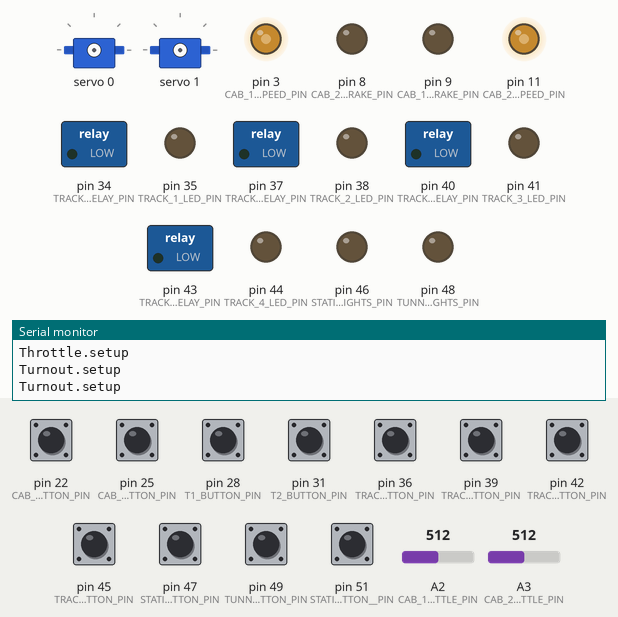
Bench run of a sketch on a simulated Arduino Mega 2560, built with avr-gcc and run on an emulated ATmega2560. Parts: 2 × servo, switched loads named in the sketch (green lamp = pin HIGH), output pins drawn as LEDs (lit = HIGH), the last lines printed to the serial monitor. Inputs (shaded band) come from the test bench; at power-on: pin 22 (CAB_1_BUTTON_PIN), pin 25 (CAB_2_BUTTON_PIN), pin 28 (T1_BUTTON_PIN), pin 31 (T2_BUTTON_PIN), pin 36 (TRACK_1_BUTTON_PIN), pin 39 (TRACK_2_BUTTON_PIN), pin 42 (TRACK_3_BUTTON_PIN), pin 45 (TRACK_4_BUTTON_PIN), pin 47 (STATION_LIGHTS_BUTTON_PIN), pin 49 (TUNNEL_LIGHTS_BUTTON_PIN), pin 51 (STATION_SOUNDS_BUTTON__PIN) HIGH, A2 (CAB_1_TROTTLE_PIN) = 512, A3 (CAB_2_TROTTLE_PIN) = 512.

Above: at 1.2 s.
1.3 s: pin 28 (T1_BUTTON_PIN) pulled LOW for 0.15 s
2.9 s: A2 (CAB_1_TROTTLE_PIN) set to 660
At 3.4 s:
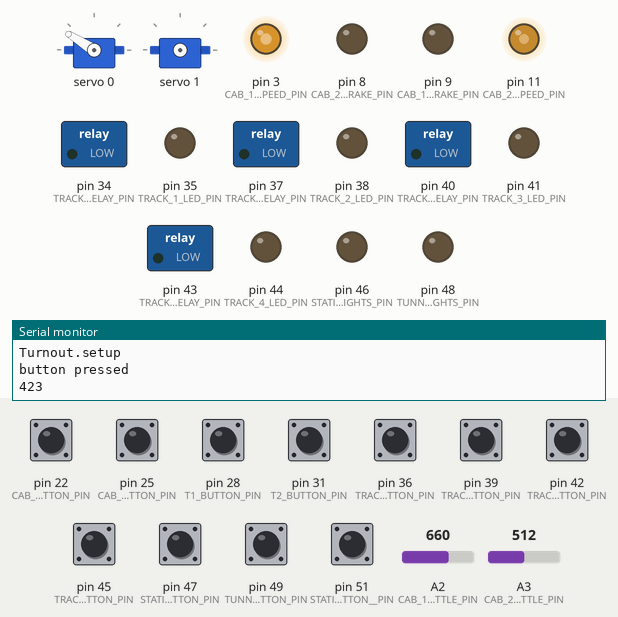
4.4 s: A3 (CAB_2_TROTTLE_PIN) set to 660
At 5.6 s:
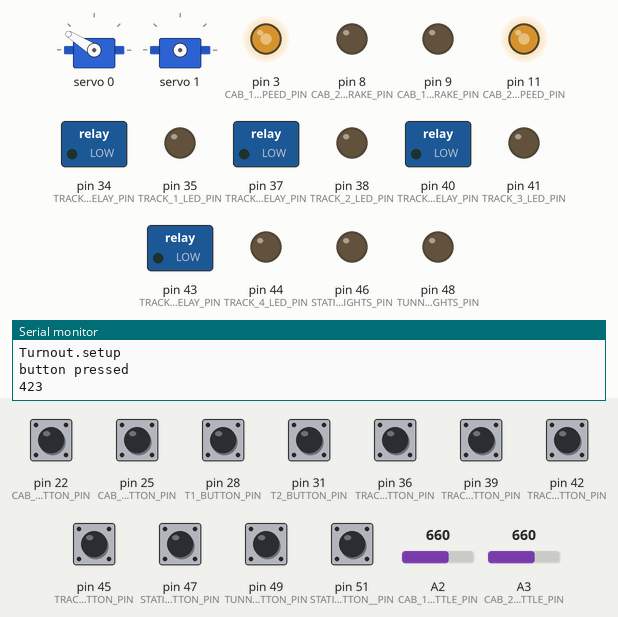
5.9 s: pin 31 (T2_BUTTON_PIN) pulled LOW for 0.15 s
7.5 s: pin 28 (T1_BUTTON_PIN) pulled LOW for 1 s
At 8.1 s:
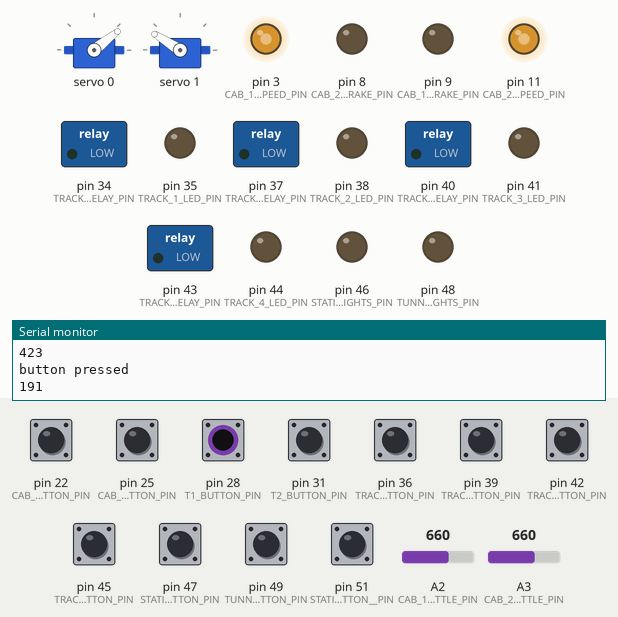
10.0 s: A2 (CAB_1_TROTTLE_PIN) set to 511
At 11.2 s:
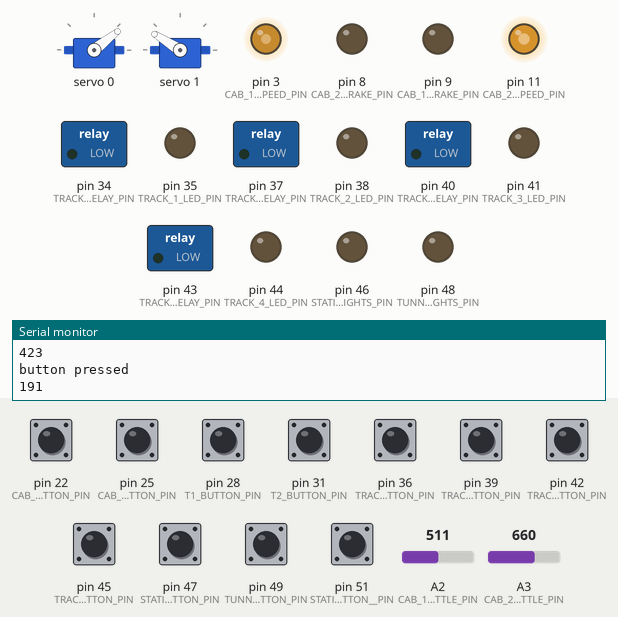
Timing chart, 0 to 12.5 s (numbered marks = the images above; inputs shaded):
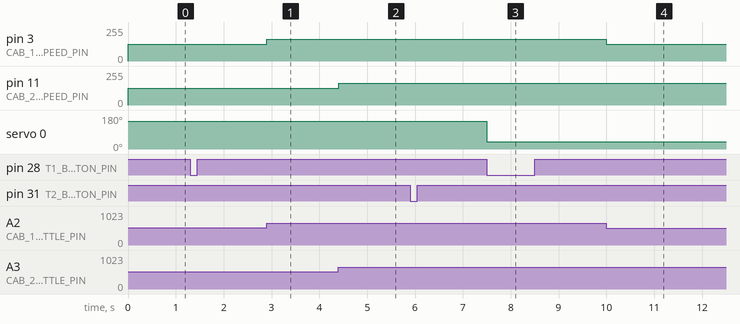

Measured:
- after the input at 2.9 s, pin 3 (CAB_1_SPEED_PIN): 127/255 → 164/255 at once
- after the input at 4.4 s, pin 11 (CAB_2_SPEED_PIN): 127/255 → 164/255 at once
- after the input at 7.5 s, servo 0: 148° → 38° at once
- after the input at 10.0 s, pin 3 (CAB_1_SPEED_PIN): 164/255 → 127/255 at once

The sketch:

dctraincontrol.ino
```cpp
#include "Cab.h"
#include "Turnout.h"
#include "Track.h"
#include "Effect.h"
#include <Adafruit_PWMServoDriver.h>

Adafruit_PWMServoDriver pwm = Adafruit_PWMServoDriver();

// PWM
#define FREQUENCY 50

// Cab 1
#define CAB_1_TROTTLE_PIN A2
#define CAB_1_BUTTON_PIN 22
#define CAB_1_FWD_PIN 23
#define CAB_1_REV_PIN 24
#define CAB_1_POWER_PIN 12
#define CAB_1_BRAKE_PIN 9
#define CAB_1_SPEED_PIN 3

// Cab 2
#define CAB_2_TROTTLE_PIN A3
#define CAB_2_BUTTON_PIN 25
#define CAB_2_FWD_PIN 26
#define CAB_2_REV_PIN 27
#define CAB_2_POWER_PIN 13
#define CAB_2_BRAKE_PIN 8
#define CAB_2_SPEED_PIN 11

// Turnout 1 (Red)
#define T1_SERVO_IDX 0
#define T1_BUTTON_PIN 28
#define T1_STRAIGHT_PIN 29
#define T1_DIVERGENT_PIN 30
#define T1_STRAIGHT_ANGLE 30
#define T1_DIVERGENT_ANGLE 150

// Turnout 2 (Green)
#define T2_SERVO_IDX 1
#define T2_BUTTON_PIN 31
#define T2_STRAIGHT_PIN 32
#define T2_DIVERGENT_PIN 33
#define T2_STRAIGHT_ANGLE 30
#define T2_DIVERGENT_ANGLE 150

// Track 1
#define TRACK_1_RELAY_PIN 34
#define TRACK_1_LED_PIN 35
#define TRACK_1_BUTTON_PIN 36

// Track 2
#define TRACK_2_RELAY_PIN 37
#define TRACK_2_LED_PIN 38
#define TRACK_2_BUTTON_PIN 39

// Track 3
#define TRACK_3_RELAY_PIN 40
#define TRACK_3_LED_PIN 41
#define TRACK_3_BUTTON_PIN 42

// Track 4
#define TRACK_4_RELAY_PIN 43
#define TRACK_4_LED_PIN 44
#define TRACK_4_BUTTON_PIN 45

// Effect: Station Lighting
#define STATION_LIGHTS_PIN 46
#define STATION_LIGHTS_BUTTON_PIN 47

// Effect: Tunnel Lights
#define TUNNEL_LIGHTS_PIN 48
#define TUNNEL_LIGHTS_BUTTON_PIN 49

// Effect: Station Sounds
#define STATION_SOUNDS_PIN 50
#define STATION_SOUNDS_BUTTON__PIN 51

Cab cab1 = Cab(CAB_1_TROTTLE_PIN, CAB_1_BUTTON_PIN, CAB_1_POWER_PIN, CAB_1_BRAKE_PIN, CAB_1_SPEED_PIN, CAB_1_FWD_PIN, CAB_1_REV_PIN);
Cab cab2 = Cab(CAB_2_TROTTLE_PIN, CAB_2_BUTTON_PIN, CAB_2_POWER_PIN, CAB_2_BRAKE_PIN, CAB_2_SPEED_PIN, CAB_2_FWD_PIN, CAB_2_REV_PIN);

Turnout turnout1 = Turnout(T1_SERVO_IDX, T1_STRAIGHT_ANGLE, T1_DIVERGENT_ANGLE, T1_BUTTON_PIN, T1_STRAIGHT_PIN, T1_DIVERGENT_PIN);
Turnout turnout2 = Turnout(T2_SERVO_IDX, T2_STRAIGHT_ANGLE, T2_DIVERGENT_ANGLE, T2_BUTTON_PIN, T2_STRAIGHT_PIN, T2_DIVERGENT_PIN);

Track track1 = Track(TRACK_1_BUTTON_PIN, TRACK_1_RELAY_PIN, TRACK_1_LED_PIN);
Track track2 = Track(TRACK_2_BUTTON_PIN, TRACK_2_RELAY_PIN, TRACK_2_LED_PIN);
Track track3 = Track(TRACK_3_BUTTON_PIN, TRACK_3_RELAY_PIN, TRACK_3_LED_PIN);
Track track4 = Track(TRACK_4_BUTTON_PIN, TRACK_4_RELAY_PIN, TRACK_4_LED_PIN);

Effect stationLights = Effect(STATION_LIGHTS_BUTTON_PIN, STATION_LIGHTS_PIN);
Effect tunnelLights = Effect(TUNNEL_LIGHTS_BUTTON_PIN, TUNNEL_LIGHTS_PIN);
Effect stationSounds = Effect(STATION_SOUNDS_BUTTON__PIN, STATION_SOUNDS_PIN);

void setup() {
  Serial.begin(9600);

  pwm.begin();
  pwm.setPWMFreq(FREQUENCY);

  cab1.setup();
  cab2.setup();

  turnout1.setup(pwm);
  turnout2.setup(pwm);

  track1.setup();
  track2.setup();
  track3.setup();
  track4.setup();

  stationLights.setup();
  tunnelLights.setup();
  stationSounds.setup();
}

void loop() {
  cab1.loop();
  cab2.loop();

  turnout1.loop();
  turnout2.loop();

  track1.loop();
  track2.loop();
  track3.loop();
  track4.loop();

  stationLights.loop();
  tunnelLights.loop();
  stationSounds.loop();
}
```

Cab.cpp
```cpp
#include "Cab.h"
#include "Throttle.h"
#include <Pushbutton.h>

Cab::Cab(int throttlePin, int switchPin, int powerPin, int brakePin, int speedPin, int fwdLedIndex, int revLedIndex)
      : button(switchPin) {
  this->throttlePin = throttlePin;
  this->switchPin = switchPin;
  this->powerPin = powerPin;
  this->brakePin = brakePin;
  this->speedPin = speedPin;
  this->fwdLedIndex = fwdLedIndex;
  this->revLedIndex = revLedIndex;
  this->currentDirection = HIGH;
  this->currentSpeed = 0;
}

void Cab::setup() {
  this->throttle.setup(this->throttlePin, this->speedPin);

  pinMode(this->powerPin, OUTPUT);
  pinMode(this->brakePin, OUTPUT);
}


void Cab::loop() {
  this->throttle.loop();

  if (button.getSingleDebouncedPress()) {
    Serial.println("button pressed");
    this->currentDirection = this->currentDirection == HIGH ? LOW : HIGH;
    digitalWrite(this->powerPin, this->currentDirection);
    digitalWrite(this->brakePin, LOW); // release brake
    digitalWrite(this->fwdLedIndex, this->currentDirection);
    digitalWrite(this->revLedIndex, !this->currentDirection);
  }
}
```

Cab.h
```cpp
#ifndef DCTC_CAB_H
#define DCTC_CAB_H

#include <Arduino.h>
#include "Throttle.h"
#include <Pushbutton.h>

class Cab {

  private:
    byte currentDirection;
    int currentSpeed;
    int throttlePin;
    int switchPin;
    int powerPin;
    int brakePin;
    int speedPin;
    int fwdLedIndex;
    int revLedIndex;
    Throttle throttle;
    Pushbutton button;

  public:
    Cab(int throttlePin, int switchPin, int powerPin, int brakePin, int speedPin, int fwdLedPin, int revLedPin);

    void setup();
    void loop();
};

#endif
```

Effect.cpp
```cpp
#include "Effect.h"
#include <Pushbutton.h>

Effect::Effect(int inputPin, int outputPin)
      : button(inputPin) {
  this->inputPin = inputPin;
  this->outputPin = outputPin;
  this->state = LOW;
}

void Effect::setup() {
  pinMode(this->outputPin, OUTPUT);
  pinMode(this->inputPin, INPUT);
}


void Effect::loop() {

  if (button.getSingleDebouncedPress()) {
    Serial.println("effect button pressed");
    this->state = !this->state == HIGH ? LOW : HIGH;
    digitalWrite(this->outputPin, this->state);
  }
}
```

Effect.h
```cpp
#ifndef DCTC_EFFECT_H
#define DCTC_EFFECT_H

#include <Arduino.h>
#include <Pushbutton.h>

class Effect {

  private:
    bool state;
    int inputPin;
    int outputPin;
    Pushbutton button;

  public:
    Effect(int inputPin, int outputPin);

    void setup();
    void loop();
};

#endif
```

Throttle.cpp
```cpp
#include <Arduino.h>
#include "Throttle.h"

Throttle::Throttle() {
}

void Throttle::setup(int throttlePin, int speedPin) {
  Serial.println("Throttle.setup");
  this->throttlePin = throttlePin;
  this->speedPin = speedPin;
  pinMode(this->throttlePin, INPUT);

}


void Throttle::loop() {
  int newSpeed = map(analogRead(this->throttlePin), 0, 1023, 0, 255);

  if (this->currentSpeed != newSpeed) { //speed is changed
    analogWrite(this->speedPin, newSpeed);
    this->currentSpeed = newSpeed;
  }

}
```

Throttle.h
```cpp
#ifndef DCTC_THROTTLE_H
#define DCTC_THROTTLE_H

#include <Arduino.h>

class Throttle {

  private:
    int throttlePin;
    int speedPin;
    int value;

  public:
    Throttle();

    void setup(int throttlePin, int speedPin);
    void loop();

    int currentSpeed;
};

#endif
```

ToggleSwitch.cpp
```cpp
#include "ToggleSwitch.h"

ToggleSwitch::ToggleSwitch() {
}

void ToggleSwitch::setup(int switchPin) {
  Serial.println("ToggleSwitch.setup");
  this->switchPin = switchPin;
  this->isChanged = false;
  pinMode(this->switchPin, INPUT);
}


void ToggleSwitch::loop() {
  int newState = analogRead(this->switchPin) > 500 ? HIGH : LOW;
  if (newState != this->state) {
    this->state = newState;
    this->isChanged = true;
    Serial.println("Toggle Switch Change");
    Serial.println(newState);
  } else {
    this->isChanged = false;
  }
}
```

ToggleSwitch.h
```cpp
#ifndef DCTC_TOGGLESWITCH_H
#define DCTC_TOGGLESWITCH_H

#include <Arduino.h>

class ToggleSwitch {

  private:
    int switchPin;

  public:
    ToggleSwitch();

    void setup(int switchPin);
    void loop();

    int state;
    bool isChanged;
};

#endif
```

Track.cpp
```cpp
#include "Track.h"
#include <Pushbutton.h>

Track::Track(int buttonPin, int relayPin, int LEDPin)
      : button(buttonPin) {
  this->relayPin = relayPin;
  this->LEDPin = LEDPin;
  this->buttonPin = buttonPin;
  this->state = LOW;
}

void Track::setup() {
  pinMode(this->relayPin, OUTPUT);
  pinMode(this->LEDPin, OUTPUT);
  pinMode(this->buttonPin, INPUT);
}


void Track::loop() {

  if (button.getSingleDebouncedPress()) {
    Serial.println("track button pressed");
    this->state = !this->state == HIGH ? LOW : HIGH;
    digitalWrite(this->relayPin, this->state);
    digitalWrite(this->LEDPin, this->state);
  }
}
```

Track.h
```cpp
#ifndef DCTC_TRACK_H
#define DCTC_TRACK_H

#include <Arduino.h>
#include <Pushbutton.h>

class Track {

  private:
    bool state;
    int buttonPin;
    int relayPin;
    int LEDPin;
    Pushbutton button;

  public:
    Track(int buttonPin, int relayPin, int LEDPin);

    void setup();
    void loop();
};

#endif
```

Turnout.cpp
```cpp
#include "Turnout.h"
#include <Wire.h>
#include <Adafruit_PWMServoDriver.h>
#include <Pushbutton.h>

#define MIN_PULSE_WIDTH 650
#define MAX_PULSE_WIDTH 2350
#define DEFAULT_PULSE_WIDTH 1500
#define FREQUENCY 50

Turnout::Turnout(int index, int straight, int divergent, int buttonPin, int straigtLedIndex, int divergentLedIndex)
      : button(buttonPin) {
  this->index = index;
  this->straight = straight;
  this->divergent = divergent;
  this->buttonPin = buttonPin;
  this->straigtLedIndex = straigtLedIndex;
  this->divergentLedIndex = divergentLedIndex;

}

void Turnout::setup(Adafruit_PWMServoDriver pwm) {
  Serial.println("Turnout.setup");
  this->pwm = pwm;
  this->current = this->straight;
}


void Turnout::loop() {
  if (button.getSingleDebouncedPress()) {
    Serial.println("button pressed");
    if (this->current == this->straight) {
      this->setDivergent();
    } else {
      this->setStraight();
    }
  }
}

int Turnout::pulseWidth(int angle) {
  int pulse_wide, analog_value;
  pulse_wide = map(angle, 0, 180, MIN_PULSE_WIDTH, MAX_PULSE_WIDTH);
  analog_value = int(float(pulse_wide) / 1000000 * FREQUENCY * 4096);
  Serial.println(analog_value);
  return analog_value;
}

void Turnout::setStraight() {
  this->pwm.setPWM(this->index, 0, pulseWidth(this->straight));
  digitalWrite(this->straigtLedIndex, HIGH);
  digitalWrite(this->divergentLedIndex, LOW);
  this->current = this->straight;
}

void Turnout::setDivergent() {
  this->pwm.setPWM(this->index, 0, pulseWidth(this->divergent));
  digitalWrite(this->straigtLedIndex, LOW);
  digitalWrite(this->divergentLedIndex, HIGH);
  this->current = this->divergent;
}
```

Turnout.h
```cpp
#ifndef DCTC_TURNOUT_H
#define DCTC_TURNOUT_H

#include <Arduino.h>
#include <Wire.h>
#include <Adafruit_PWMServoDriver.h>
#include <Pushbutton.h>

class Turnout {

  private:
    int index;
    int current;
    int straight;
    int divergent;
    int buttonPin;
    int straigtLedIndex;
    int divergentLedIndex;
    Adafruit_PWMServoDriver pwm;
    Pushbutton button;

  public:
    Turnout(int index, int straight, int divergent, int buttonPin, int straigtLedIndex, int divergentLedIndex);

    void setup(Adafruit_PWMServoDriver pwm);
    void loop();
    int pulseWidth(int angle);
    void setStraight();
    void setDivergent();
};

#endif
```
